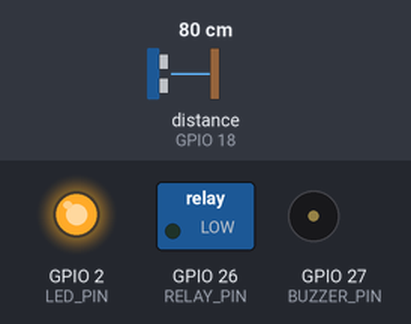
The sketch below on a simulated ESP32. Shown: switched loads named in the sketch (green lamp = pin HIGH), output pins drawn as LEDs (lit = HIGH), buzzer (waves = sounding, pin HIGH). Wiring (inferred from the names in the program): ultrasonic range finder: trigger GPIO 5; echo GPIO 18. Inputs (shaded band) come from the test bench; at power-on: distance to the obstacle (sensor on GPIO 18) 80 cm. The echo pulse lasts 58.3 µs per cm; WiFi joins after 1.5 s; servers stay silent unless stated; uploads are accepted with an empty reply; pins used as bus, display or sensor lines are not drawn; what the sketch prints to the serial monitor is not drawn.

Above: at 2.8 s.
2.9 s: distance to the obstacle (sensor on GPIO 18) set to 2 cm
At 5.5 s:
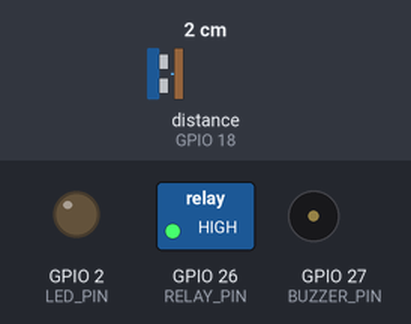
7.5 s: distance to the obstacle (sensor on GPIO 18) set to 71 cm
10.2 s: distance to the obstacle (sensor on GPIO 18) set to 82 cm
At 10.28 s:
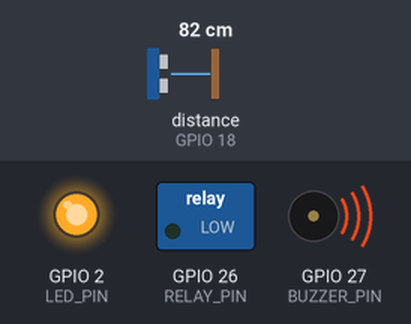
15.4 s: distance to the obstacle (sensor on GPIO 18) set to 18 cm
At 15.83 s:
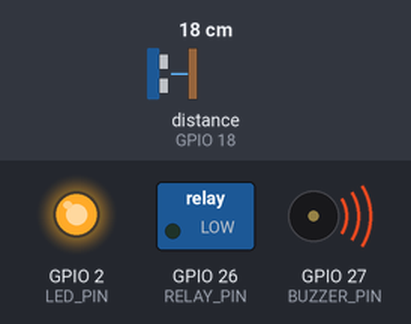
18.1 s: distance to the obstacle (sensor on GPIO 18) set to 13 cm
20.8 s: distance to the obstacle (sensor on GPIO 18) set to 10 cm
At 22.5 s:
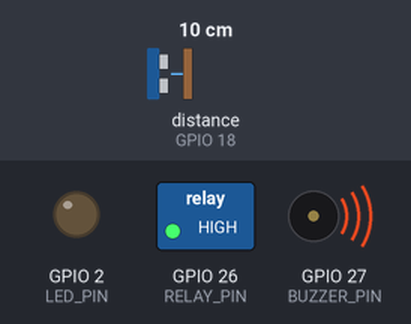
Timing chart, 0 to 24.3 s (numbered marks = the images above; inputs shaded):
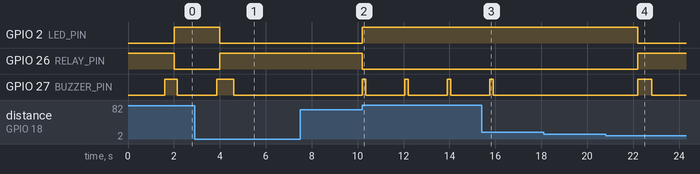

Measured:
- the behaviour switches between 76 and 77 cm on distance to the obstacle (sensor on GPIO 18) (found by bisection; images 1 and 2)
- the behaviour switches between 12 and 11 cm on distance to the obstacle (sensor on GPIO 18) (found by bisection; images 3 and 4)
- after the input at 2.9 s, GPIO 2 (LED_PIN): HIGH → LOW after 1.1 s; GPIO 26 (RELAY_PIN): LOW → HIGH after 1.1 s
- after the input at 7.5 s, every drawn part: stays the same
- after the input at 10.2 s, GPIO 2 (LED_PIN): LOW → HIGH at once; GPIO 26 (RELAY_PIN): HIGH → LOW at once; GPIO 27 (BUZZER_PIN): alternates HIGH for 0.15 s and LOW for 1.7 s, starting at once
- after the input at 15.4 s, GPIO 27 (BUZZER_PIN): goes on until 15.9 s, then stays LOW
- after the input at 18.1 s, every drawn part: stays the same
- after the input at 20.8 s, GPIO 2 (LED_PIN): HIGH → LOW after 1.4 s; GPIO 26 (RELAY_PIN): LOW → HIGH after 1.4 s; GPIO 27 (BUZZER_PIN): LOW → HIGH after 1.4 s, → LOW 0.60 s later

The sketch:

water_tank_firmware.ino
```cpp
/*
  Smart Water Tank Level Monitoring & Automated Pump Control
  Firmware for ESP32

  Hardware:
    - HC-SR04 ultrasonic sensor  -> mounted at the TOP of the tank, facing down
    - 5V single-channel relay module -> switches the water pump
    - (Optional) Buzzer on BUZZER_PIN for low/high level alerts
    - (Optional) Status LED on LED_PIN

  Wiring (typical):
    HC-SR04  TRIG -> GPIO 5
    HC-SR04  ECHO -> GPIO 18 (use a voltage divider, ECHO is 5V logic!)
    Relay    IN   -> GPIO 26
    Buzzer   +    -> GPIO 27
    LED      +    -> GPIO 2 (onboard LED on most dev boards)

  Behaviour:
    - Reads distance every SAMPLE_INTERVAL_MS, converts to a level percentage
      using TANK_HEIGHT_CM and SENSOR_OFFSET_CM.
    - Every POST_INTERVAL_MS it POSTs a JSON reading to the backend and the
      backend responds with the current desired pump/mode state (single
      round trip = simple, no need for the device to also poll separately).
    - In AUTO mode the firmware decides pump ON/OFF locally using the
      thresholds last received from the server, so the pump keeps working
      correctly even if WiFi drops temporarily.
    - In MANUAL mode the firmware just obeys the manualPumpState flag sent
      by the server.
*/

#include <WiFi.h>
#include <HTTPClient.h>
#include <ArduinoJson.h>

// ---------- USER CONFIG ----------
const char* WIFI_SSID     = "YOUR_WIFI_SSID";
const char* WIFI_PASSWORD = "YOUR_WIFI_PASSWORD";

// Point this at your backend server, e.g. http://192.168.1.50:3000
const char* SERVER_BASE_URL = "http://192.168.1.50:3000";
const char* DEVICE_ID = "tank-01";

const float TANK_HEIGHT_CM   = 100.0;  // full internal height of the tank
const float SENSOR_OFFSET_CM = 2.0;    // gap between sensor face and the "full" water line

const unsigned long SAMPLE_INTERVAL_MS = 2000;   // how often to read the sensor
const unsigned long POST_INTERVAL_MS   = 5000;   // how often to talk to the server

// ---------- PINS ----------
#define TRIG_PIN    5
#define ECHO_PIN    18
#define RELAY_PIN   26
#define BUZZER_PIN  27
#define LED_PIN     2

#define RELAY_ACTIVE_LOW true   // most cheap relay boards trigger on LOW

// ---------- STATE ----------
float currentLevelPct   = 0;
float currentDistanceCm = 0;
bool  pumpOn            = false;

// Config received from / synced with the server
bool  autoMode        = true;
bool  manualPumpState = false;
float lowThreshold     = 25.0;  // % - auto mode turns pump ON below this
float highThreshold    = 90.0;  // % - auto mode turns pump OFF at/above this

unsigned long lastSampleMs = 0;
unsigned long lastPostMs   = 0;

// ---------- BUZZER STATE ----------
const float CRITICAL_LOW_PCT = 5.0;   // below this: continuous alarm
const unsigned long LOW_BEEP_ON_MS   = 150;   // slow beep: short pip
const unsigned long LOW_BEEP_OFF_MS  = 1700;  // ...then a long silence
const unsigned long FULL_BEEP_MS     = 600;   // one-shot confirmation beep length

unsigned long buzzerToggleMs = 0;
bool buzzerOn = false;
bool wasFull  = false;   // edge-detect crossing INTO "full" so we beep once, not continuously
unsigned long fullBeepEndMs = 0;
bool fullBeepActive = false;

// ---------- HELPERS ----------
void setPump(bool on) {
  pumpOn = on;
  digitalWrite(RELAY_PIN, RELAY_ACTIVE_LOW ? (on ? LOW : HIGH) : (on ? HIGH : LOW));
  digitalWrite(LED_PIN, on ? HIGH : LOW);
}

float readDistanceCm() {
  digitalWrite(TRIG_PIN, LOW);
  delayMicroseconds(2);
  digitalWrite(TRIG_PIN, HIGH);
  delayMicroseconds(10);
  digitalWrite(TRIG_PIN, LOW);

  long duration = pulseIn(ECHO_PIN, HIGH, 30000UL); // 30ms timeout ~5m range
  if (duration == 0) return -1; // no echo / out of range

  float distanceCm = duration * 0.0343 / 2.0;
  return distanceCm;
}

float distanceToLevelPct(float distanceCm) {
  float waterHeight = TANK_HEIGHT_CM - (distanceCm - SENSOR_OFFSET_CM);
  float pct = (waterHeight / TANK_HEIGHT_CM) * 100.0;
  if (pct < 0) pct = 0;
  if (pct > 100) pct = 100;
  return pct;
}

void connectWiFi() {
  WiFi.mode(WIFI_STA);
  WiFi.begin(WIFI_SSID, WIFI_PASSWORD);
  Serial.print("Connecting to WiFi");
  unsigned long start = millis();
  while (WiFi.status() != WL_CONNECTED && millis() - start < 15000) {
    delay(400);
    Serial.print(".");
  }
  Serial.println();
  if (WiFi.status() == WL_CONNECTED) {
    Serial.print("WiFi connected, IP: ");
    Serial.println(WiFi.localIP());
  } else {
    Serial.println("WiFi connect failed, will retry in loop()");
  }
}

// Posts a reading and applies whatever control state the server returns.
void postReadingAndSync() {
  if (WiFi.status() != WL_CONNECTED) {
    connectWiFi();
    if (WiFi.status() != WL_CONNECTED) return;
  }

  HTTPClient http;
  String url = String(SERVER_BASE_URL) + "/api/sensor-data";
  http.begin(url);
  http.addHeader("Content-Type", "application/json");

  StaticJsonDocument<256> doc;
  doc["deviceId"]    = DEVICE_ID;
  doc["level"]       = currentLevelPct;
  doc["distanceCm"]  = currentDistanceCm;
  doc["pumpOn"]      = pumpOn;

  String body;
  serializeJson(doc, body);

  int httpCode = http.POST(body);

  if (httpCode == 200) {
    String response = http.getString();
    StaticJsonDocument<256> respDoc;
    DeserializationError err = deserializeJson(respDoc, response);
    if (!err) {
      autoMode        = respDoc["autoMode"]        | autoMode;
      manualPumpState = respDoc["manualPumpState"]  | manualPumpState;
      lowThreshold    = respDoc["lowThreshold"]     | lowThreshold;
      highThreshold   = respDoc["highThreshold"]    | highThreshold;
    }
  } else {
    Serial.print("POST failed, code: ");
    Serial.println(httpCode);
  }

  http.end();
}

void applyPumpLogic() {
  if (autoMode) {
    if (currentLevelPct <= lowThreshold && !pumpOn) {
      setPump(true);
    } else if (currentLevelPct >= highThreshold && pumpOn) {
      setPump(false);
    }
  } else {
    if (manualPumpState != pumpOn) {
      setPump(manualPumpState);
    }
  }

}

// Non-blocking buzzer patterns, called every loop() so it never freezes readings/WiFi:
//   - level >= highThreshold : one short confirmation beep (only on the moment it becomes full)
//   - level <= CRITICAL_LOW_PCT : continuous beep (solid tone) until it rises back up
//   - level <= lowThreshold (but not critical) : slow intermittent beep (pip ... pip ... pip)
//   - otherwise : silent
void updateBuzzer() {
  unsigned long now = millis();
  bool isFull     = currentLevelPct >= highThreshold;
  bool isCritical = currentLevelPct <= CRITICAL_LOW_PCT;
  bool isLow      = currentLevelPct <= lowThreshold && !isCritical;

  // --- "just became full" -> single short beep ---
  if (isFull && !wasFull) {
    fullBeepActive = true;
    fullBeepEndMs = now + FULL_BEEP_MS;
  }
  wasFull = isFull;

  if (fullBeepActive) {
    digitalWrite(BUZZER_PIN, HIGH);
    if (now >= fullBeepEndMs) fullBeepActive = false;
    return;
  }

  // --- critically low -> continuous beep ---
  if (isCritical) {
    digitalWrite(BUZZER_PIN, HIGH);
    return;
  }

  // --- low (not critical) -> slow intermittent beep ---
  if (isLow) {
    if (buzzerOn && now - buzzerToggleMs >= LOW_BEEP_ON_MS) {
      buzzerOn = false;
      buzzerToggleMs = now;
      digitalWrite(BUZZER_PIN, LOW);
    } else if (!buzzerOn && now - buzzerToggleMs >= LOW_BEEP_OFF_MS) {
      buzzerOn = true;
      buzzerToggleMs = now;
      digitalWrite(BUZZER_PIN, HIGH);
    }
    return;
  }

  // --- normal range -> silent ---
  buzzerOn = false;
  digitalWrite(BUZZER_PIN, LOW);
}

void setup() {
  Serial.begin(115200);
  pinMode(TRIG_PIN, OUTPUT);
  pinMode(ECHO_PIN, INPUT);
  pinMode(RELAY_PIN, OUTPUT);
  pinMode(BUZZER_PIN, OUTPUT);
  pinMode(LED_PIN, OUTPUT);
  setPump(false);

  connectWiFi();
}

void loop() {
  unsigned long now = millis();

  // Runs every loop() iteration (not just every sample) so the beep timing
  // (150ms on / 1700ms off for "low", continuous for "critical") is accurate.
  updateBuzzer();

  if (now - lastSampleMs >= SAMPLE_INTERVAL_MS) {
    lastSampleMs = now;
    float d = readDistanceCm();
    if (d > 0) {
      currentDistanceCm = d;
      currentLevelPct = distanceToLevelPct(d);
      applyPumpLogic();
      Serial.printf("Distance: %.1f cm | Level: %.1f%% | Pump: %s | Mode: %s\n",
                    currentDistanceCm, currentLevelPct,
                    pumpOn ? "ON" : "OFF", autoMode ? "AUTO" : "MANUAL");
    } else {
      Serial.println("Sensor read failed (no echo)");
    }
  }

  if (now - lastPostMs >= POST_INTERVAL_MS) {
    lastPostMs = now;
    postReadingAndSync();
  }
}
```
